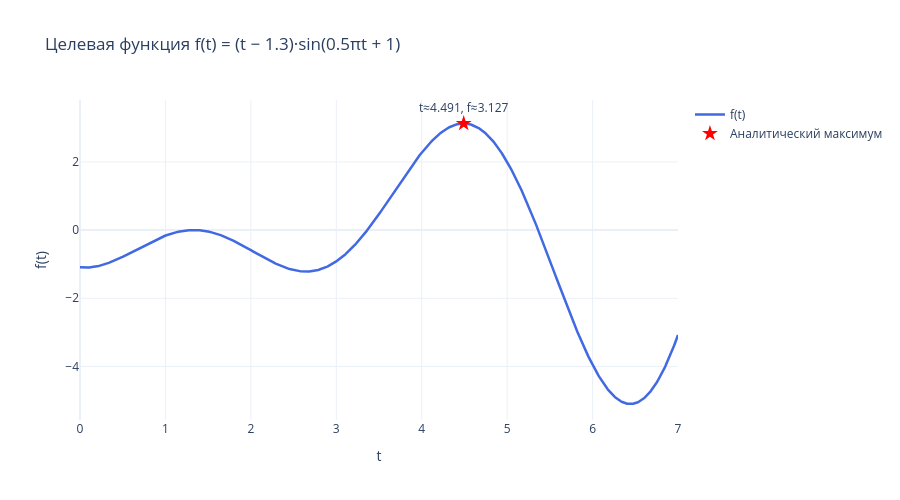

Notebook code cell kept with this figure:
### Code cell
t_dense = np.linspace(A, B, 1000)
f_dense = target_function(t_dense)

fig = go.Figure()
fig.add_trace(go.Scatter(x=t_dense, y=f_dense, mode="lines", name="f(t)",
                         line=dict(color="royalblue", width=2.5)))

idx_max = np.argmax(f_dense)
fig.add_trace(go.Scatter(
    x=[t_dense[idx_max]], y=[f_dense[idx_max]],
    mode="markers+text", name="Аналитический максимум",
    marker=dict(color="red", size=12, symbol="star"),
    text=[f"t≈{t_dense[idx_max]:.3f}, f≈{f_dense[idx_max]:.3f}"],
    textposition="top center"
))

fig.update_layout(
    title="Целевая функция f(t) = (t − 1.3)·sin(0.5πt + 1)",
    xaxis_title="t", yaxis_title="f(t)",
    template="plotly_white", width=900, height=500
)
fig.write_html(str(OUTPUTS / "01_function_plot.html"))
fig.show()
print(f"Приблизительный максимум по сетке: t = {t_dense[idx_max]:.4f}, f(t) = {f_dense[idx_max]:.4f}")

### Figure 1 — Plotly figure (JSON) as saved in the notebook; plotly's stock layout.template omitted (floating-point values rounded to 4 significant figures; data arrays with more than 128 entries replaced by an {"elided": "..."} marker saying what was removed)
{"data": [{"line": {"color": "royalblue", "width": 2.5}, "mode": "lines", "name": "f(t)", "type": "scatter", "x": {"elided": "1000 float values"}, "y": {"elided": "1000 float values"}}, {"marker": {"color": "red", "size": 12, "symbol": "star"}, "mode": "markers+text", "name": "Аналитический максимум", "text": ["t≈4.491, f≈3.127"], "textposition": "top center", "type": "scatter", "x": [4.491], "y": [3.127]}], "layout": {"height": 500, "title": {"text": "Целевая функция f(t) = (t − 1.3)·sin(0.5πt + 1)"}, "width": 900, "xaxis": {"title": {"text": "t"}}, "yaxis": {"title": {"text": "f(t)"}}}}
